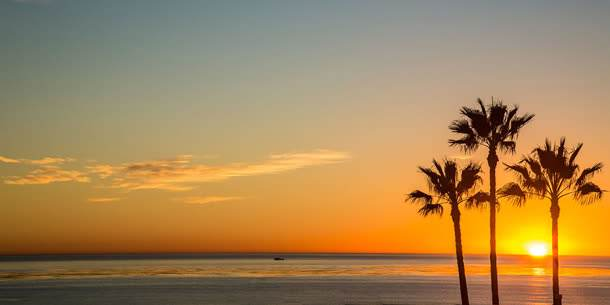
#> input picture opencv的基本操作/图像的缩放、裁剪和补边/1.jpg, 610 x 305 px
$ python '图像的基本处理.py'
#> lines starting #> are read from the running program, lines starting #| are printed output that depends on the picture
import cv2 as cv

#读取一张原始图片
img = cv.imread('1.jpg')
#> img is the input picture: shape (305, 610, 3); mean B, G, R 87.4, 133.1, 166
#缩放成200X200的方形图形
img_200X200 = cv.resize(img,(200,200))
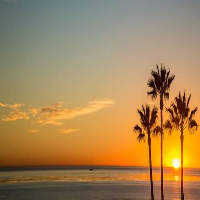
#> img_200X200: shape (200, 200, 3); mean B, G, R 87.3, 133, 165.9

#resize()不制动缩放后的大小，通过fx和fy指定缩放比例，0.5则长宽都为原来的一般
#等效于img_100X100 = cv.resize(img,(100,100))。注意指定大小的个十是（宽度，高度）
#插值方法默认是cv2.INTER_LINEAR，智力指定为最近邻插值
img_100X100 = cv.resize(img_200X200,(0,0),fx = 0.5,fy = 0.5,\
                        interpolation = cv.INTER_NEAREST)
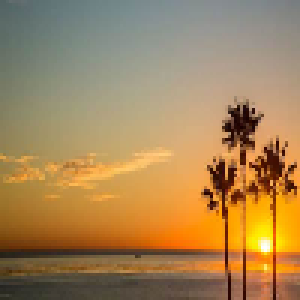
#> img_100X100: shape (100, 100, 3) (shown 3 times larger); mean B, G, R 87.6, 133.1, 165.8
#在上涨图片的基础上，上下各贴50像素的黑边，生成300X300的图像
img_200X100 = cv.copyMakeBorder(img_100X100,50,50,0,0,cv.BORDER_CONSTANT,\
                                value = (0,0,0))#50,50,0,0是上下左右的像素值
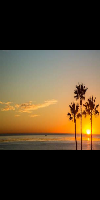
#> img_200X100: shape (200, 100, 3); mean B, G, R 43.8, 66.5, 82.9
                                                #value(r,g,b)是贴边的颜色。
#对照片中局部剪裁,对局部进行裁剪生成新的图片
patch_img = img[220:550,-180:-50]
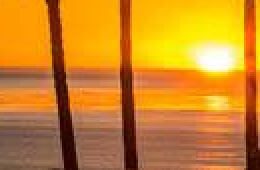
#> patch_img: shape (85, 130, 3) (shown 2 times larger); mean B, G, R 39.7, 134.5, 204.6

cv.imwrite('patch_img.jpg',patch_img)
cv.imwrite('img_200X200.jpg',img_200X200)
cv.imwrite('img_100X100.jpg',img_100X100)
cv.imwrite('200X100.jpg',img_200X100)
cv.waitKey(0)
